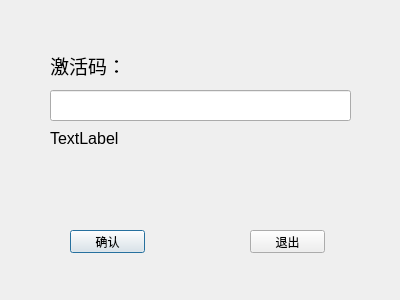
<?xml version="1.0" encoding="UTF-8"?>
<ui version="4.0">
 <class>Dialog</class>
 <widget class="QDialog" name="Dialog">
  <property name="geometry">
   <rect>
    <x>0</x>
    <y>0</y>
    <width>400</width>
    <height>300</height>
   </rect>
  </property>
  <property name="windowTitle">
   <string>三国志铺路脚本</string>
  </property>
  <widget class="QLabel" name="label">
   <property name="geometry">
    <rect>
     <x>50</x>
     <y>50</y>
     <width>91</width>
     <height>31</height>
    </rect>
   </property>
   <property name="font">
    <font>
     <family>Arial</family>
     <pointsize>14</pointsize>
    </font>
   </property>
   <property name="text">
    <string>激活码：</string>
   </property>
  </widget>
  <widget class="QLineEdit" name="et_code">
   <property name="geometry">
    <rect>
     <x>50</x>
     <y>90</y>
     <width>301</width>
     <height>31</height>
    </rect>
   </property>
   <property name="font">
    <font>
     <family>Arial</family>
     <pointsize>14</pointsize>
    </font>
   </property>
  </widget>
  <widget class="QPushButton" name="btn_ok">
   <property name="geometry">
    <rect>
     <x>70</x>
     <y>230</y>
     <width>75</width>
     <height>23</height>
    </rect>
   </property>
   <property name="text">
    <string>确认</string>
   </property>
  </widget>
  <widget class="QPushButton" name="btn_cancle">
   <property name="geometry">
    <rect>
     <x>250</x>
     <y>230</y>
     <width>75</width>
     <height>23</height>
    </rect>
   </property>
   <property name="text">
    <string>退出</string>
   </property>
  </widget>
  <widget class="QLabel" name="lab_toast">
   <property name="geometry">
    <rect>
     <x>50</x>
     <y>130</y>
     <width>291</width>
     <height>16</height>
    </rect>
   </property>
   <property name="font">
    <font>
     <family>Arial</family>
     <pointsize>12</pointsize>
    </font>
   </property>
   <property name="text">
    <string>TextLabel</string>
   </property>
  </widget>
 </widget>
 <resources/>
 <connections/>
</ui>
